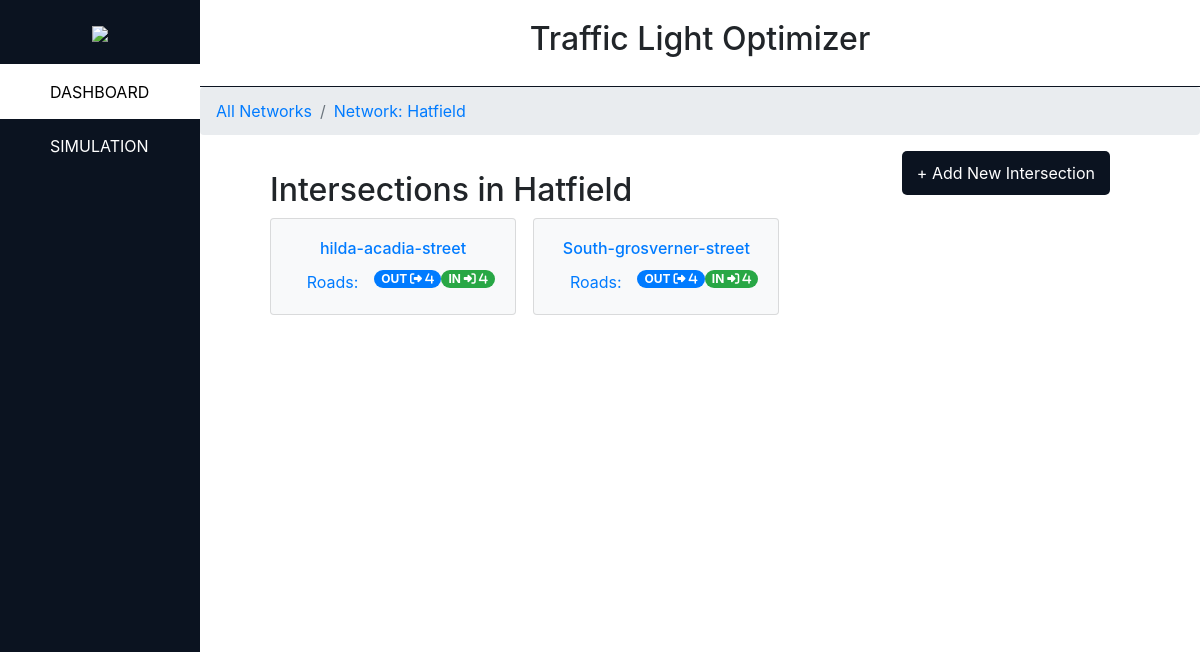
Page /network/1/ on the earlier database version.
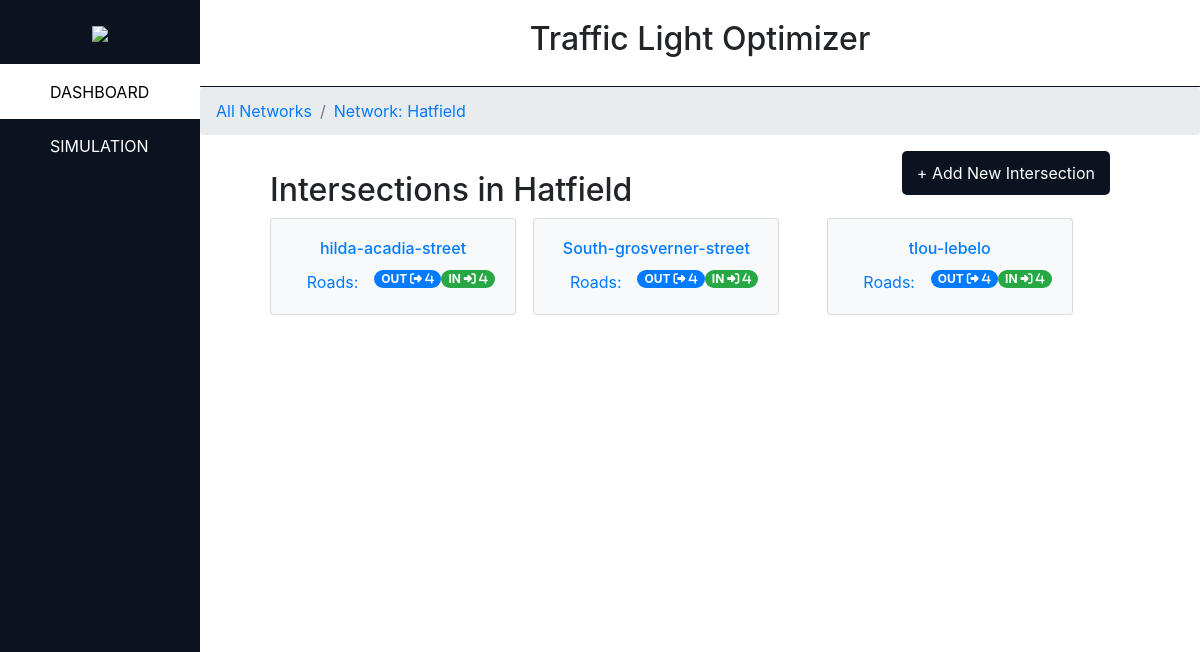
Same page on the later database version.
### main_app/models.py (models this page shows, shortened)
class Intersection(models.Model):
    network_id = models.ForeignKey(
        Network,
        blank=False,
        null=True,
        on_delete=models.SET_NULL
    )
    intersection_name = models.CharField( max_length=50, unique=True )
    right_of_way = models.TextField( blank=True )
    configuration = models.TextField( blank=True )

### main_app/views/oldview.py (the view)
# urls.py: path('network/<int:network_id>/', views.road_network_controller, name='road_network'),
def road_network_controller(request, network_id):
    network_info = get_object_or_404( Network, pk=network_id )
    if request.method == 'POST':
        form_intersection = IntersectionForm(request.POST)
        if form_intersection.is_valid():
            new_intersection = form_intersection.save()
            new_intersection.network_id = network_info
            new_intersection.save()
            return HttpResponseRedirect(reverse('intersection', args=(network_id, new_intersection.id )))
    else:
        form_intersection = IntersectionForm()
    if Intersection.objects.filter( network_id=network_id ).exists():
        intersection_entries_for_network = Intersection.objects.filter( network_id=network_id )
    else:
        intersection_entries_for_network = []
    ui_data = {
        'network_info': network_info,
        'intersection_list': intersection_entries_for_network ,
        'intersection_form': form_intersection
    }
    return render(request, 'main_app/road_network.html', ui_data )

### main_app/templates/main_app/road_network.html (shortened to what the changed rows need)
{% load static %}
<!DOCTYPE html>
<html>
    <head>
        <link rel="stylesheet" href="https://use.fontawesome.com/releases/v5.1.0/css/all.css">
        <link rel="stylesheet" type="text/css" href = "{% static 'css/style.css'%}"/>
        <link rel="stylesheet" href="https://maxcdn.bootstrapcdn.com/bootstrap/4.5.0/css/bootstrap.min.css">
    </head>
    <body>
        <div class="fluid-container">
            <div class="row">
                <div class="content col-12 row">
                    <div class="cont col-10">
                        <div class="cont-bar">
                            <h2>Traffic Light Optimizer</h2>
                        </div>
                        <div class="cont-info">
                            <div class="road-content road-n row">
                                <div class="row">
                                    <div class="col-sm-16">
                                        <h2> Intersections in {{ network_info.network_name }} </h2>
                                        {% if intersection_list %}
                                            <div class="card-columns">
                                                {% for intersection in intersection_list %}
                                                    <div class="card bg-light">
                                                        <div href="{% url 'intersection' network_info.id intersection.id %}" class="card-body text-center">
                                                            <a href="{% url 'intersection' network_info.id intersection.id %}">
                                                                <h6 class="card-title">
                                                                    {{ intersection.intersection_name }}
                                                                </h6>
                                                            </a>
                                                            <a href="#" class="card-link"> Roads: </a>
                                                            <span class="badge badge-success badge-pill" style="float:right"> IN
                                                                <i class='fas fa-sign-in-alt'> 4 </i>
                                                            </span>
                                                            <span class="badge badge-primary badge-pill" style="float:right"> OUT
                                                                <i class='fas fa-sign-out-alt'> 4 </i>
                                                            </span>
                                                        </div>
                                                    </div>
                                                {% endfor %}
                                            </div>
                                        {% else %}
                                            <p> No Intersections in the network.</p>
                                        {% endif %}
                                    </div>
                                </div>
                            </div>
                        </div>
                    </div>
                </div>
            </div>
        </div>
    </body>
</html>

Differences in the rows shown:
added Intersection: intersection_name "tlou-lebelo"
